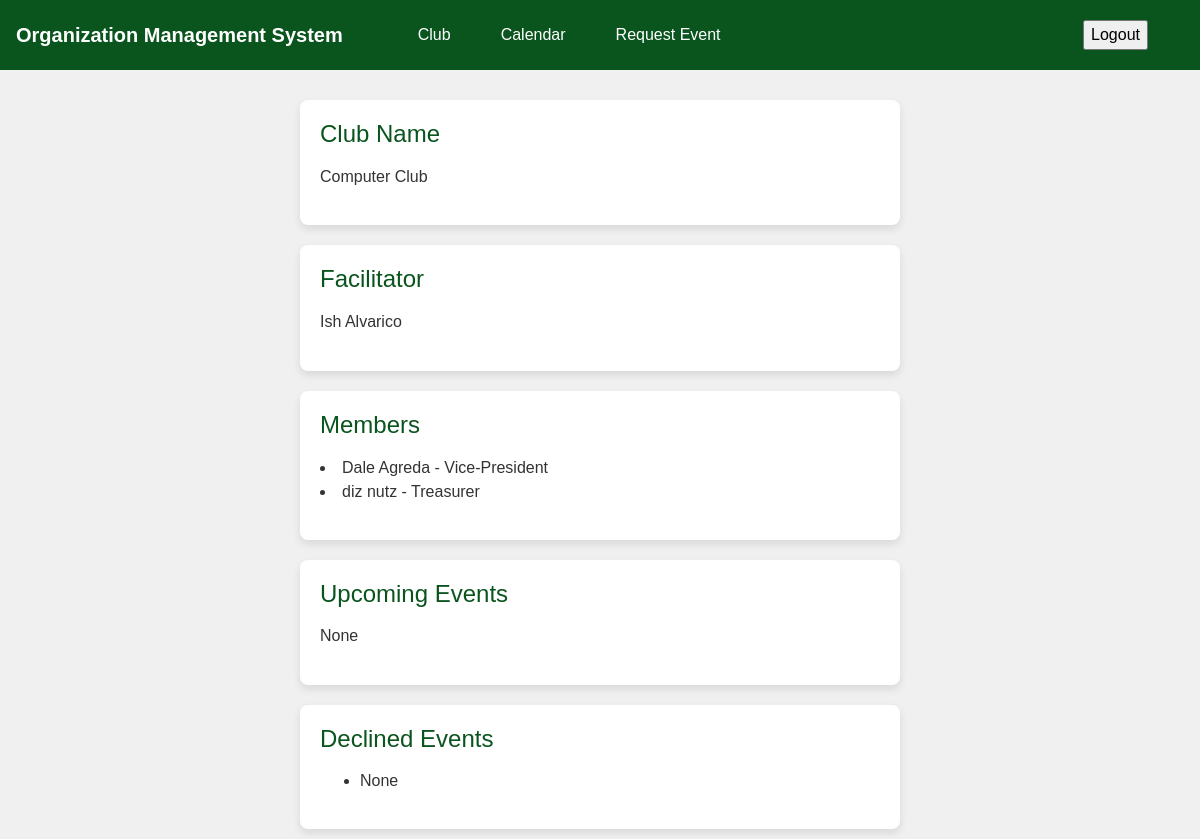
Page /student/club/club.php (signed in) on the earlier database version.
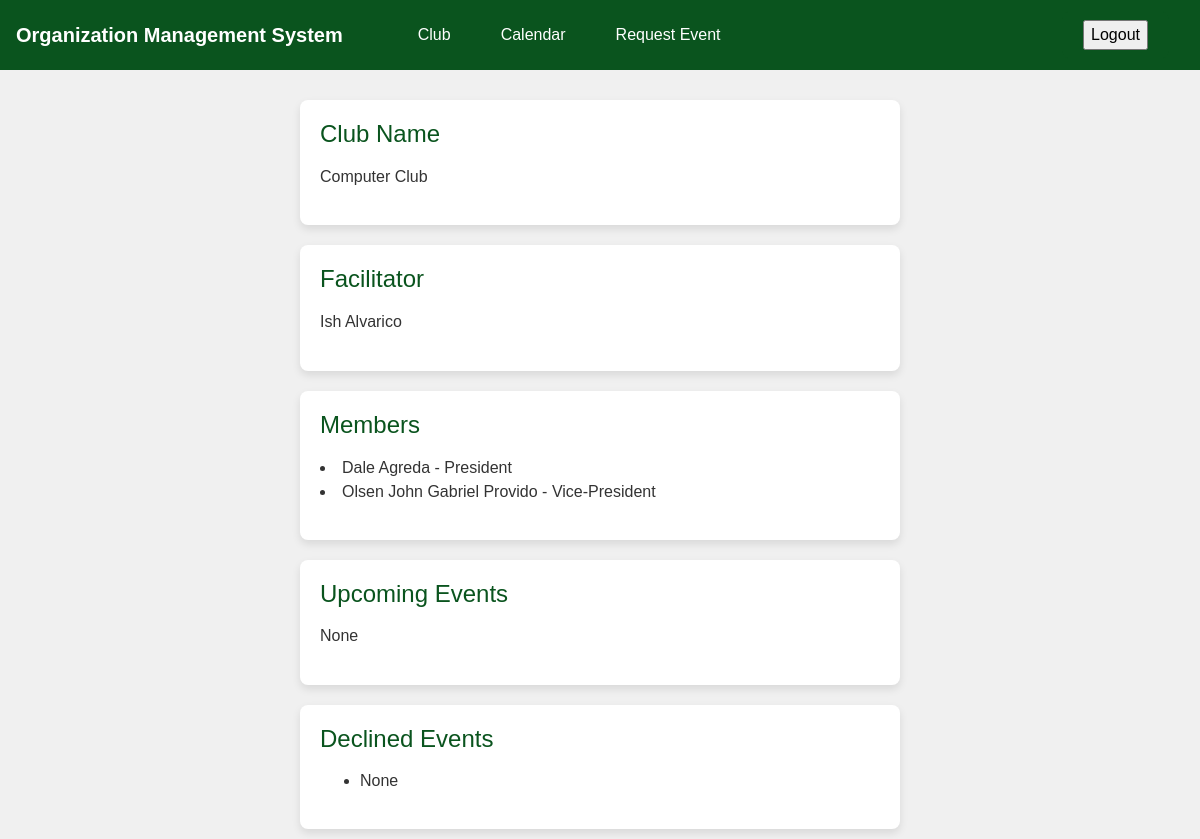
Same page on the later database version.
### tables this page shows
CREATE TABLE `faculty` (
  `faculty_id` int(10) NOT NULL,
  `first_name` varchar(255) NOT NULL,
  `last_name` varchar(255) NOT NULL
);

CREATE TABLE `student` (
  `student_id` int(10) NOT NULL,
  `first_name` varchar(255) NOT NULL,
  `last_name` varchar(255) NOT NULL,
  `course` int(10) NOT NULL,
  `club` int(10) DEFAULT NULL,
  `position` int(10) NOT NULL
);

CREATE TABLE `position` (
  `position_id` int(10) NOT NULL,
  `position_name` varchar(255) NOT NULL
);

### student/club/club.php (the view, shortened to what this page needs)
<!DOCTYPE html>
<html lang="en">
<head>
  <link href="https://maxcdn.bootstrapcdn.com/bootstrap/4.5.2/css/bootstrap.min.css" rel="stylesheet">
</head>
<body>
  <div class="container">
    <div class="box">
      <h2>Club Name</h2>
      <p>
		<?php
		$conn = new mysqli("localhost", "root", "", "website_project");
		$firstName = $_SESSION['first_name'];
		$lastName = $_SESSION['last_name'];
		$club_name = $conn->query("SELECT club_name FROM club WHERE club_id = (SELECT club FROM student WHERE first_name = '$firstName' AND last_name = '$lastName')");
		if($club_name->num_rows > 0)
		{
			echo $_SESSION['club_name'];
		}
	?>
	  </p>
    </div>
    <div class="box">
      <h2>Facilitator</h2>
      <p>
		<?php
		$conn = new mysqli("localhost", "root", "", "website_project");
		$firstName = $_SESSION['first_name'];
		$lastName = $_SESSION['last_name'];
		$club_name = $conn->query("SELECT first_name, last_name FROM faculty WHERE faculty_id = (SELECT facilitator FROM club WHERE club_id = (SELECT club FROM student WHERE first_name = '$firstName' AND last_name = '$lastName'))");
		if($club_name->num_rows > 0)
		{
			$row = $club_name->fetch_assoc();
			echo $row["first_name"]." ".$row['last_name'];
		}
		else{
			echo "None";
		}
	?>
	  </p>
    </div>
    <div class="box">
      <h2>Members</h2>
      <p class="members">
		<?php
		$club = $_SESSION['club_name'];
		$conn = new mysqli("localhost", "root", "", "website_project");
		$club_name = $conn->query("SELECT student.first_name, student.last_name, position.position_name FROM student
		INNER JOIN position on student.position = position.position_id
		WHERE student.club = (SELECT club_id FROM club WHERE club_name = '$club')");
		if($club_name->num_rows > 0)
		{
			while ($row = $club_name->fetch_assoc()) {
            echo '<li>' . $row['first_name'] . ' ' . $row['last_name'] . ' - ' . $row['position_name'] . '</li>';
        }
		}
		else{
			echo "None";
		}
	?>
	  </p>
    </div>
    <div class="box">
      <h2>Upcoming Events</h2>
      <p>
		<?php
			$conn = new mysqli("localhost", "root", "", "website_project");
		$club = $_SESSION['club'];
		$club_act = $conn->query("SELECT calendar_event_master.event_id, calendar_event_master.parents_permit, calendar_event_master.is_approved, club.club_name, calendar_event_master.event_name, calendar_event_master.event_start_date, calendar_event_master.event_end_date, calendar_event_master.submitted_by FROM calendar_event_master
		INNER JOIN student ON calendar_event_master.submitted_by = CONCAT(student.first_name, ' ' , student.last_name)
		INNER JOIN club ON club_id = student.club
		WHERE club.club_name = '$club' AND calendar_event_master.is_approved = 2 AND calendar_event_master.event_start_date > CURDATE()");
		if($club_act->num_rows > 0)
		{
			while ($row = $club_act->fetch_assoc()) {
				if($row['parents_permit'] == NULL)
				{
					echo "<li style='margin: 10px;'>" . $row['event_name'] . ' - ' . $row['event_start_date'] . '</li>';
				}
				else if($row['parents_permit'] == "required")
				{
					echo "<li style='margin: 10px;'>" . $row['event_name'] . ' - ' . $row['event_start_date'] . "<button style='padding: 5px 10px;
            border: none;
            background-color: #0a541e;
            color: white;
            cursor: pointer;
            border-radius: 3px;
			margin-left: 10px' class='approve-btn' onclick='requirePermit(" . $row["event_id"] . ")'>Submit Permit</button>".'</li>';
				}
				else if($row['parents_permit'] == "submitted")
				{
					$event = $row["event_id"];
					$permit = $conn->query("SELECT * from permit WHERE event_id = '$event'");
					while($per = $permit->fetch_assoc())
					{
						$submitted_by = $per["submitted_by"];
						$fileTitle = $per["file_title"];
						$filePath = $per["file_path"];
						echo "<li style='margin: 10px;'>" . $row['event_name'] . ' - ' . "<p><a href='$filePath' download>Download File</a></p>. </li>";
					}
				}
			}
        }
		else{
			echo "None";
		}
		?>
	  </p>
    </div>
    <div class="box">
    <h2>Declined Events</h2>
<ul class="unapproved-events-list">
    <?php
    $conn = new mysqli("localhost", "root", "", "website_project");
    $club = $_SESSION['club'];
    $club_act = $conn->query("SELECT calendar_event_master.is_approved, calendar_event_master.comment, club.club_name, calendar_event_master.event_name, calendar_event_master.event_start_date, calendar_event_master.event_end_date, calendar_event_master.submitted_by FROM calendar_event_master
    INNER JOIN student ON calendar_event_master.submitted_by = CONCAT(student.first_name, ' ' , student.last_name)
    INNER JOIN club ON club_id = student.club
    WHERE club.club_name = '$club' AND calendar_event_master.is_approved = -1");
    if($club_act->num_rows > 0) {
        while ($row = $club_act->fetch_assoc()) {
            echo '<li><strong>' . $row['event_name'] . '</strong> - ' . $row['event_start_date'] . '<br><span class="comment">Comment: ' . $row['comment'] . '</span></li>';
        }
    } else {
        echo "<li>None</li>";
    }
    ?>
</ul>
</body>
</html>

### student/club/club.php (style rules this page uses)
body { font-family: Arial, sans-serif; background-color: #f0f0f0; margin: 0; padding: 0; }
.container { display: flex; flex-wrap: wrap; justify-content: center; margin-top: 20px; }
.box { background-color: #ffffff; color: #333; width: 600px; padding: 20px; margin: 10px; border-radius: 8px; box-shadow: 0 4px 8px rgba(0, 0, 0, 0.1); transition: transform 0.3s ease-in-out; }
h2 { font-size: 24px; margin-bottom: 15px; color: #0a541e; }
p { font-size: 16px; line-height: 1.6; }
.navbar { background-color: #0a541e; color: white; }
.navbar-brand { color: white !important; font-weight: bold; margin-right: 50px; }
.navbar-nav .nav-item .nav-link { color: white !important; padding: 15px 25px; transition: background-color 0.3s; border-radius: 8px; }
.navbar-nav .nav-item:last-child { margin-right: 15px; }
.btn-logout { color: white; background-color: #0a541e; border-color: #0a541e; transition: background-color 0.3s; border-radius: 8px; padding: 8px 20px; }

Differences in the rows shown:
removed student: first_name "diz", last_name "nutz", position.position_name "Treasurer"
changed student "Dale": position.position_name "Vice-President" → "President"
added student: first_name "Olsen John Gabriel", last_name "Provido", position.position_name "Vice-President"
